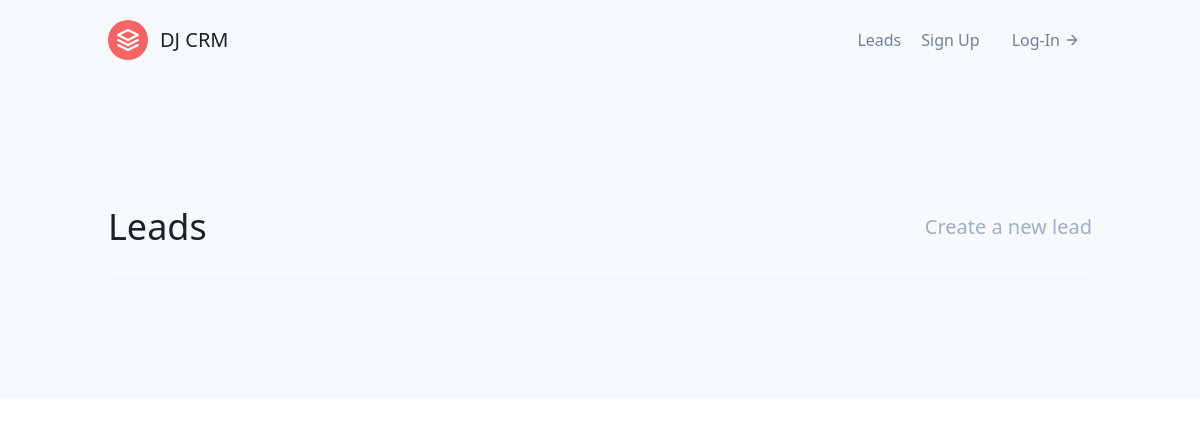
Page /leads/ on the earlier database version.
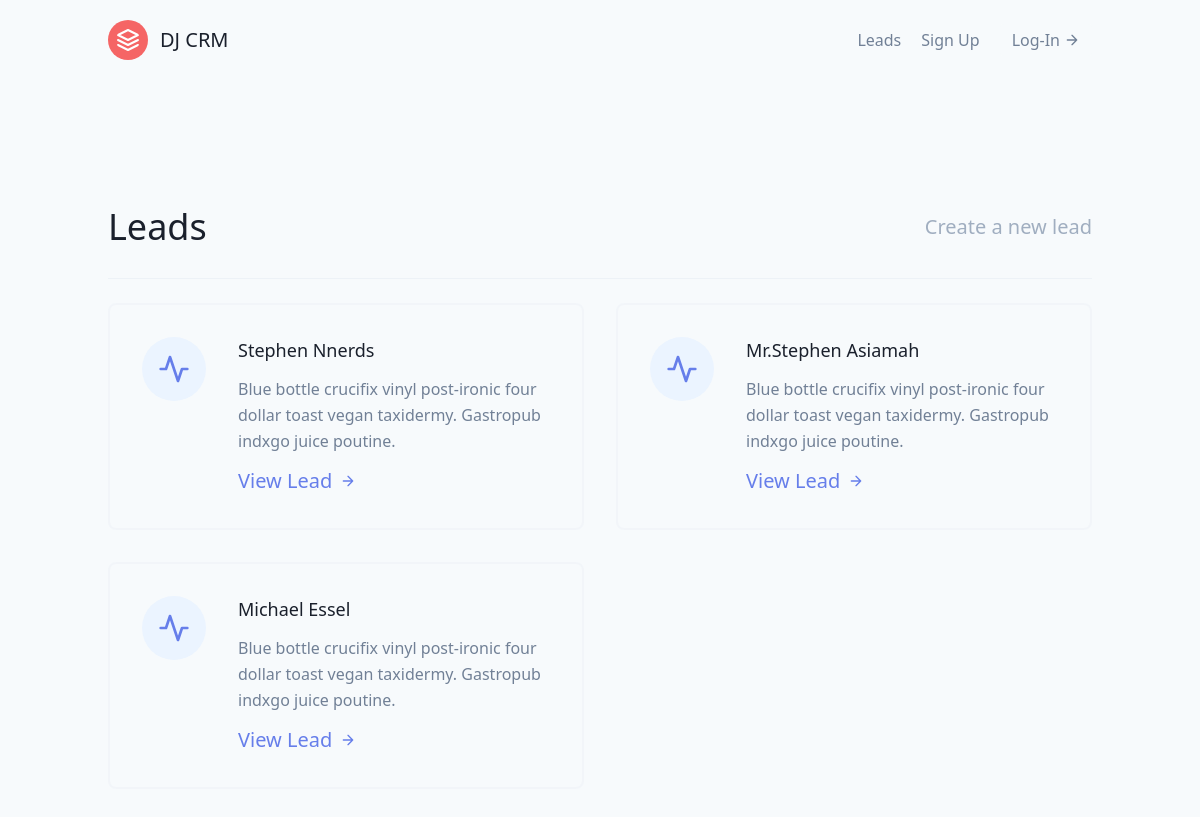
Same page on the later database version.
### leads/models.py (models this page shows, shortened)
class Lead(models.Model):
    first_name = models.CharField(max_length=20)
    last_name = models.CharField(max_length=20)
    age = models.IntegerField(default=12)
    agent = models.ForeignKey("Agent",on_delete=models.CASCADE)

### leads/views.py (the view)
# urls.py: path('', LeadListView.as_view(), name='lead-list'),
class LeadListView(ListView):
    template_name = 'leads/lead_list.html'
    queryset = Lead.objects.all()
    context_object_name = 'leads'

### leads/templates/leads/lead_list.html
{% extends 'base.html' %}
{% block content %}
<section class="text-gray-600 body-font">
    <div class="container px-5 py-24 mx-auto flex flex-wrap">
      <div class=" w-full mb-6 py-6 flex justify-between items-center border-b border-gray-200">
        <div>
          <h1 class="text-4xl text-gray-900" >Leads</h1>
        </div>
        <div>
          <a href="{% url 'leads:lead-create' %}" class="text-gray-500 hover:text-blue-500">Create a new lead</a>
        </div>
      </div>
      <div class="flex flex-wrap -m-4">
        {% for lead in leads %}
        <div class="p-4 lg:w-1/2 md:w-full">
          <div class="flex border-2 rounded-lg border-gray-200 border-opacity-50 p-8 sm:flex-row flex-col">
            <div class="w-16 h-16 sm:mr-8 sm:mb-0 mb-4 inline-flex items-center justify-center rounded-full bg-indigo-100 text-indigo-500 flex-shrink-0">
              <svg fill="none" stroke="currentColor" stroke-linecap="round" stroke-linejoin="round" stroke-width="2" class="w-8 h-8" viewBox="0 0 24 24">
                <path d="M22 12h-4l-3 9L9 3l-3 9H2"></path>
              </svg>
            </div>
            <div class="flex-grow">
              <h2 class="text-gray-900 text-lg title-font font-medium mb-3">{{ lead.first_name }}  {{ lead.last_name }}</h2>
              <p class="leading-relaxed text-base">Blue bottle crucifix vinyl post-ironic four dollar toast vegan taxidermy. Gastropub indxgo juice poutine.</p>
              <a href="{% url 'leads:lead-detail' lead.pk %}" class="mt-3 text-indigo-500 inline-flex items-center">View Lead
                <svg fill="none" stroke="currentColor" stroke-linecap="round" stroke-linejoin="round" stroke-width="2" class="w-4 h-4 ml-2" viewBox="0 0 24 24">
                  <path d="M5 12h14M12 5l7 7-7 7"></path>
                </svg>
              </a>
            </div>
          </div>
        </div>
        {% endfor %}
      </div>
    </div>
  </section>
{% endblock content %}

### templates/base.html (shortened to what this page needs)
<html lang="en">
    <head>
        <link href="https://unpkg.com/tailwindcss@^1.0/dist/tailwind.min.css" rel="stylesheet">
    </head>
    <body>
        <div class=" mx-auto bg-gray-100  text-xl">
            {% include 'navbar.html' %}
            {% block content %}
        {% endblock content %}
        </div>
    </body>
</html>

### templates/navbar.html
<header class="text-gray-600 body-font">
    <div class="container mx-auto flex flex-wrap p-5 flex-col md:flex-row items-center">
        <a class="flex title-font font-medium items-center text-gray-900 mb-4 md:mb-0">
            <svg xmlns="http://www.w3.org/2000/svg" fill="none" stroke="currentColor" stroke-linecap="round"
                stroke-linejoin="round" stroke-width="2" class="w-10 h-10 text-white p-2 bg-red-500 rounded-full"
                viewBox="0 0 24 24">
                <path d="M12 2L2 7l10 5 10-5-10-5zM2 17l10 5 10-5M2 12l10 5 10-5"></path>
            </svg>
            <span class="ml-3 text-xl">DJ CRM</span>
        </a>
        <nav class="md:ml-auto flex flex-wrap items-center text-base justify-center">
            <a href="{% url 'leads:lead-list' %}" class="mr-5 hover:text-gray-900">Leads</a>
            <a href="#" class="mr-5 hover:text-gray-900">Sign Up</a>
        </nav>
        <a href="#"
            class="inline-flex items-center bg-gray-100 border-0 py-1 px-3 focus:outline-none hover:bg-gray-200 rounded text-base mt-4 md:mt-0">Log-In
            <svg fill="none" stroke="currentColor" stroke-linecap="round" stroke-linejoin="round" stroke-width="2"
                class="w-4 h-4 ml-1" viewBox="0 0 24 24">
                <path d="M5 12h14M12 5l7 7-7 7"></path>
            </svg>
        </a>
    </div>
</header>

Differences in the rows shown:
added Lead: first_name "Stephen", last_name "Nnerds"
added Lead: first_name "Mr.Stephen", last_name "Asiamah"
added Lead: first_name "Michael", last_name "Essel"
